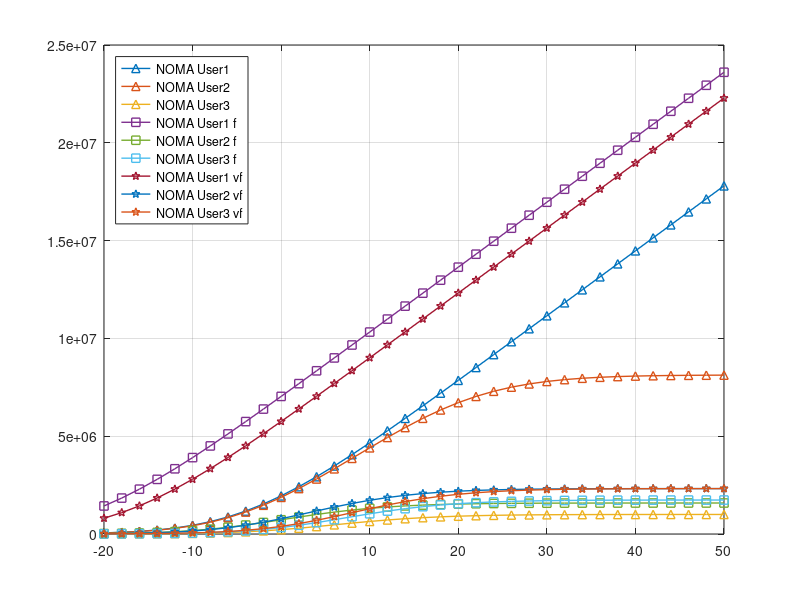

Write the MATLAB code that produced this figure.
clc;
clear all
close all

% Ground Distances from UAV in meters
g_d1 = 100;
g_d2 = 500;
g_d3 = 1000;

% UAV height in meters
height_UAV = 45;

% Los Distance between BS and Ground Users
LoS_Dis_UAV_User1 = sqrt(g_d1^2 + height_UAV^2);
LoS_Dis_UAV_User2 = sqrt(g_d2^2 + height_UAV^2);
LoS_Dis_UAV_User3 = sqrt(g_d3^2 + height_UAV^2);

% Angle

angle_UAV_User1 = asin(height_UAV/LoS_Dis_UAV_User1);
angle_UAV_User2 = asin(height_UAV/LoS_Dis_UAV_User2);
angle_UAV_User3 = asin(height_UAV/LoS_Dis_UAV_User3);

% Angle-depend rician factor for Users and BSs
A1 = 1;
A2 = (log(db2pow(60)/A1))/(pi/2);

K_UAV_User1 = A1*exp(A2*angle_UAV_User1);
K_UAV_User2 = A1*exp(A2*angle_UAV_User2);
K_UAV_User3 = A1*exp(A2*angle_UAV_User3);

% Rician Fading for Users and BSs

N = 10^5;
g = sqrt(1/2)*(randn(1,N)+1i*randn(1,N));

g_UAV_User1 = sqrt(K_UAV_User1/(1+K_UAV_User1))*g + sqrt(1/(1+K_UAV_User1))*g;
g_UAV_User2 = sqrt(K_UAV_User2/(1+K_UAV_User2))*g + sqrt(1/(1+K_UAV_User2))*g;
g_UAV_User3 = sqrt(K_UAV_User3/(1+K_UAV_User3))*g + sqrt(1/(1+K_UAV_User3))*g;

% Avarage Channel Power Gain

% Assume Path Loss Componet = 4
% Assume Average Channel Power Gain = -60dB

eta = 4;    % Path Loss Component
b0 = db2pow(0);  % Average channel power gain at a reference deistance d0 = 1m


% Rician fading for UAVs and Users

chPow_UAV_User1 = b0*((LoS_Dis_UAV_User1)^(-eta));
chPow_UAV_User2 = b0*((LoS_Dis_UAV_User2)^(-eta));
chPow_UAV_User3 = b0*((LoS_Dis_UAV_User3)^(-eta));

% Channel Coefficeint

h_UAV_Users1 = sqrt(chPow_UAV_User1)*g_UAV_User1;
h_UAV_Users2 = sqrt(chPow_UAV_User2)*g_UAV_User2;
h_UAV_Users3 = sqrt(chPow_UAV_User3)*g_UAV_User3;

abs_h_UAV_Users1 = (abs(h_UAV_Users1)).^2;
abs_h_UAV_Users2 = (abs(h_UAV_Users2)).^2;
abs_h_UAV_Users3 = (abs(h_UAV_Users3)).^2;

%% Channel coeffiecent value sorting

mean_abs_h_UAV_Users1 = mean(abs_h_UAV_Users1);
mean_abs_h_UAV_Users2 = mean(abs_h_UAV_Users2);
mean_abs_h_UAV_Users3 = mean(abs_h_UAV_Users3);

%% Power Coefficeint by Channel gains

powerCoef_in1 = 1 - (mean_abs_h_UAV_Users1/(mean_abs_h_UAV_Users1+mean_abs_h_UAV_Users2+mean_abs_h_UAV_Users3));
powerCoef_in2 = 1 - (mean_abs_h_UAV_Users2/(mean_abs_h_UAV_Users1+mean_abs_h_UAV_Users2+mean_abs_h_UAV_Users3));
powerCoef_in3 = 1 - (mean_abs_h_UAV_Users3/(mean_abs_h_UAV_Users1+mean_abs_h_UAV_Users2+mean_abs_h_UAV_Users3));
    
powerCoef1 = (powerCoef_in1/(powerCoef_in1+powerCoef_in2+powerCoef_in3));
powerCoef2 = (powerCoef_in2/(powerCoef_in1+powerCoef_in2+powerCoef_in3));
powerCoef3 = (powerCoef_in3/(powerCoef_in1+powerCoef_in2+powerCoef_in3));

%% Achievable Rate Calculation

% Fixed Power Allocations

a1 = 0.1;
a2 = 0.2;
a3 = 0.7;

av3 = 0.8;
av2 = 0.8*(1 - av3);
av1 = 1 - (av2 + av3);

Pt = -20:2:50;     %in dBm
pt = (10^-3)*db2pow(Pt);	%in linear scale

B = 10^6;
No = -174 + 10*log10(B);
no = (10^-3)*db2pow(No);

for u = 1:length(pt)
    % By Channel Power
    C1 = B*log2(1 + pt(u)*powerCoef1.*abs_h_UAV_Users1./(no));
    C1_mean(u) = mean(C1);
    
    C2 = B*log2(1 + pt(u)*powerCoef2.*abs_h_UAV_Users2./(no + pt(u)*powerCoef1.*abs_h_UAV_Users2));
    C2_mean(u) = mean(C2);
    
    C3 = B*log2(1 + pt(u)*powerCoef3.*abs_h_UAV_Users3./(no + pt(u)*(powerCoef1 + powerCoef2).*abs_h_UAV_Users3));
    C3_mean(u) = mean(C3);
    
    % Fixed Power
    C1_f = B*log2(1 + pt(u)*a1.*abs_h_UAV_Users1./(no));
    C1_mean_f(u) = mean(C1_f);
    
    C2_f = B*log2(1 + pt(u)*a2.*abs_h_UAV_Users2./(no + pt(u)*a1.*abs_h_UAV_Users2));
    C2_mean_f(u) = mean(C2_f);
    
    C3_f = B*log2(1 + pt(u)*a3.*abs_h_UAV_Users3./(no + pt(u)*(a1 + a2).*abs_h_UAV_Users3));
    C3_mean_f(u) = mean(C3_f);
    
    % Variable Fixed Power
    C1_vf = B*log2(1 + pt(u)*av1.*abs_h_UAV_Users1./(no));
    C1_mean_vf(u) = mean(C1_vf);
    
    C2_vf = B*log2(1 + pt(u)*av2.*abs_h_UAV_Users2./(no + pt(u)*av1.*abs_h_UAV_Users2));
    C2_mean_vf(u) = mean(C2_vf);
    
    C3_vf = B*log2(1 + pt(u)*av3.*abs_h_UAV_Users3./(no + pt(u)*(av1 + av2).*abs_h_UAV_Users3));
    C3_mean_vf(u) = mean(C3_vf);
end

%% Plot

figure;
plot(Pt,C1_mean,'-^','linewidth',1); hold on; grid on;
plot(Pt,C2_mean,'-^','linewidth',1);
plot(Pt,C3_mean,'-^','linewidth',1);

plot(Pt,C1_mean_f,'-square','linewidth',1); hold on; grid on;
plot(Pt,C2_mean_f,'-square','linewidth',1);
plot(Pt,C3_mean_f,'-square','linewidth',1);

plot(Pt,C1_mean_vf,'-pentagram','linewidth',1); hold on; grid on;
plot(Pt,C2_mean_vf,'-pentagram','linewidth',1);
plot(Pt,C3_mean_vf,'-pentagram','linewidth',1);

legend({'NOMA User1','NOMA User2','NOMA User3','NOMA User1 f','NOMA User2 f','NOMA User3 f','NOMA User1 vf','NOMA User2 vf','NOMA User3 vf'},'location','northwest');


